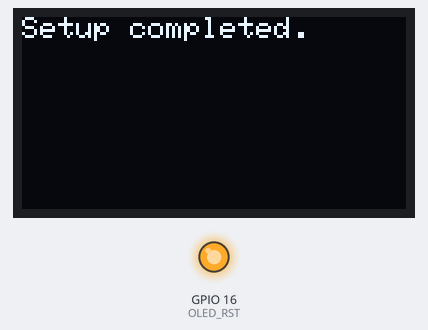
Simulated run of this sketch. Board: ESP32. Parts: 128×64 one-colour display, output pins drawn as LEDs (lit = HIGH).

Above: at 0.1 s.
At 21.7 s:
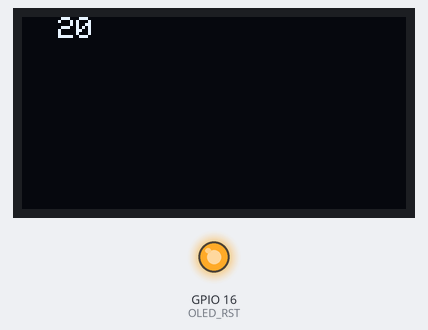

Measured:
- what the display in image 0 shows lasts 1.0 s, from 0.1 s to 1.1 s

The sketch:

primo_test_schermo.ino
```cpp
//Libraries for OLED Display
#include <Wire.h>
#include <Adafruit_GFX.h>
#include <Adafruit_SSD1306.h>

//OLED pins
#define OLED_SDA 4
#define OLED_SCL 15
#define OLED_RST 16
#define SCREEN_WIDTH 128 // OLED display width, in pixels
#define SCREEN_HEIGHT 64 // OLED display height, in pixels

Adafruit_SSD1306 display(SCREEN_WIDTH, SCREEN_HEIGHT, &Wire, OLED_RST);

int counter = 0;
void setup() {

  //reset OLED display via software
  pinMode(OLED_RST, OUTPUT);
  digitalWrite(OLED_RST, LOW);
  delay(20);
  digitalWrite(OLED_RST, HIGH);

  //initialize OLED
  Wire.begin(OLED_SDA, OLED_SCL);
  if(!display.begin(SSD1306_SWITCHCAPVCC, 0x3c, false, false)) { // Address 0x3C for 128x32
    Serial.println(F("SSD1306 allocation failed"));
    for(;;); // Don't proceed, loop forever
  }

  display.clearDisplay();
  display.setTextColor(WHITE);
  display.setTextSize(1);
  display.setCursor(0,0);
  display.print("Setup completed.");
  display.display();

  delay(1000);
}

void loop() {

  display.clearDisplay();
  display.setCursor(0,0);
  display.print("  ");
  display.println(counter++);
  display.display();

  delay(1000);
}
```
